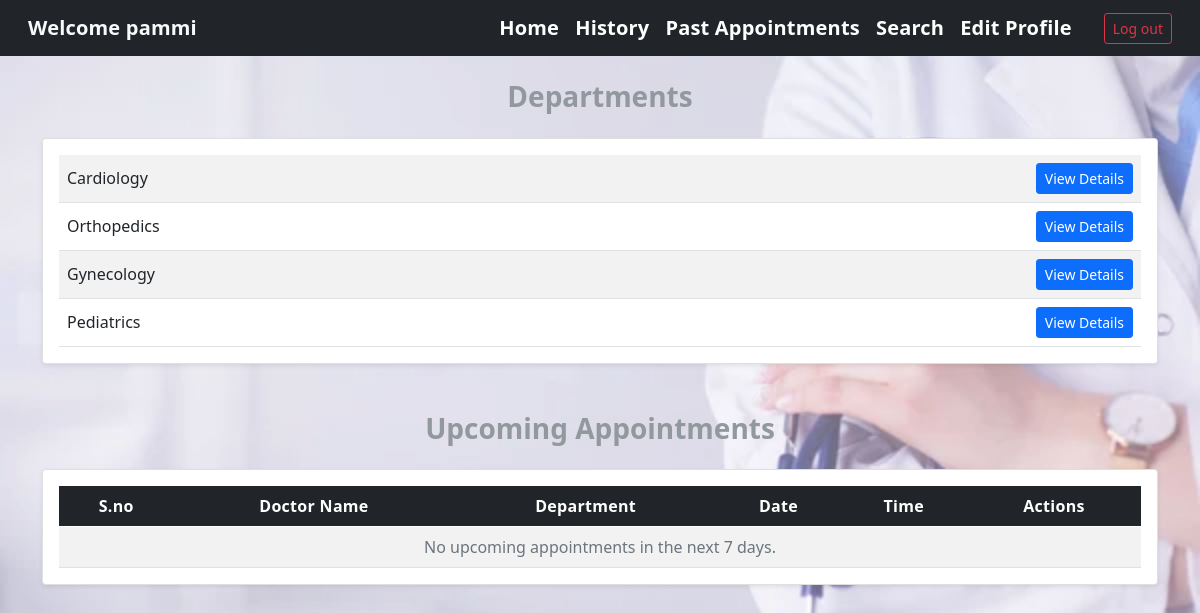
/patient/1/dashboard, run on the app's committed database.
### models.py (models this page shows)
class Patient(db.Model):
    __tablename__ = "patient"
    id = db.Column(db.Integer, primary_key=True)
    email = db.Column(db.String(120), unique=True, nullable=False)
    username = db.Column(db.String(80), unique=True, nullable=False)
    name = db.Column(db.String(80), nullable=False)
    password = db.Column(db.String(255), nullable=False)
    age = db.Column(db.Integer, nullable=False)
    gender = db.Column(db.String(10), nullable=False)
    is_blacklisted = db.Column(db.Boolean, default=False, nullable=False)
    appointments = db.relationship("Appointment", backref="patient", lazy=True)

class Department(db.Model):
    __tablename__ = "department"
    id = db.Column(db.Integer, primary_key=True)
    name = db.Column(db.String(80), unique=True, nullable=False)
    overview = db.Column(db.Text, nullable=False)
    doctors = db.relationship("Doctor", backref="department", lazy=True)

### app.py (the view)
@app.route("/patient/<int:patient_id>/dashboard")
def patient_dashboard(patient_id):
    patient = Patient.query.get_or_404(patient_id)
    if patient.is_blacklisted:
        session.clear()
        flash("Your account has been disabled. Please contact admin.", "danger")
        return redirect("/login")
    departments = Department.query.all()
    today = date.today()
    seven_days_later = today + timedelta(days=7)
    appointments = (
        Appointment.query
        .filter(
            Appointment.patient_id == patient_id,
            Appointment.date >= today,
            Appointment.date <= seven_days_later,
            Appointment.status.in_(["Booked", "Cancelled", "Completed"])
        )
        .order_by(Appointment.date, Appointment.start_time)
        .all()
    )
    return render_template(
        "patient_dashboard.html",
        patient=patient,
        departments=departments,
        appointments=appointments,
    )

### templates/patient_dashboard.html (shortened to what this page needs)
<!DOCTYPE html>
<html lang="en">
  <head>
    <link rel="stylesheet" href="/static/css/style.css" />
    <link
      href="https://cdn.jsdelivr.net/npm/bootstrap@5.0.2/dist/css/bootstrap.min.css"
      rel="stylesheet"
    />
  </head>
  <body class="bg-light">
    <nav class="navbar navbar-dark bg-dark px-3">
      <div class="container-fluid d-flex justify-content-between align-items-center">
        <span class="navbar-brand fw-bold text-light">
          Welcome {{ patient.name }}
        </span>
        <div class="d-flex align-items-center">
          <a href="/patient/{{ patient.id }}/dashboard" class="navbar-brand">Home</a>
          <a href="/patient/{{ patient.id }}/history" class="navbar-brand">History</a>
          <a href="/patient/{{ patient.id }}/appointments/past" class="navbar-brand">Past Appointments</a>
          <a href="/patient/{{ patient.id }}/search" class="navbar-brand">Search</a>
          <a href="/patient/{{ patient.id }}/profile/edit" class="navbar-brand">Edit Profile</a>
          <form action="/logout" method="post" class="ms-3 mb-0">
            <button type="submit" class="btn btn-outline-danger btn-sm">Log out</button>
          </form>
        </div>
      </div>
    </nav>
<div class="text my-4 text-center">
  <h3 class="fw-bold text-secondary">Departments</h3>
</div>
<div class="container mb-5">
  <div class="card shadow-sm">
    <div class="card-body">
      <table class="table table-striped table-hover align-middle mb-0">
        <tbody>
        {% for department in departments %}
          <tr>
            <td>{{ department.name }}</td>
            <td class="text-end">
              <a href="/patient/{{ patient.id }}/departments/{{ department.id }}" class="btn btn-primary btn-sm">
                View Details
              </a>
            </td>
          </tr>
        {% endfor %}
        </tbody>
      </table>
    </div>
  </div>
</div>
<div class="text-center my-4">
  <h3 class="fw-bold text-secondary">Upcoming Appointments</h3>
</div>
<div class="container mb-5">
  <div class="card shadow-sm">
    <div class="card-body">
      <div class="table-responsive table-scroll">
        <table class="table table-striped table-hover align-middle mb-0 text-center">
          <thead class="table-dark">
            <tr>
              <th>S.no</th>
              <th>Doctor Name</th>
              <th>Department</th>
              <th>Date</th>
              <th>Time</th>
              <th>Actions</th>
            </tr>
          </thead>
          <tbody>
            {% if appointments %}
              {% for appt in appointments %}
              <tr>
                <td>{{ loop.index }}</td>
                <td>{{ appt.doctor.name }}</td>
                <td>{{ appt.doctor.department.name }}</td>
                <td>{{ appt.date.strftime("%d-%m-%Y") }}</td>
                <td>
                  {{ appt.start_time.strftime("%I:%M %p") }} -
                  {{ appt.end_time.strftime("%I:%M %p") }}
                </td>
<td>
  {% if appt.status == 'Cancelled' %}
    <span class="text-danger fw-bold">Cancelled</span>
  {% elif appt.status == 'Completed' %}
    <span class="text-success fw-bold">Completed</span>
  {% else %}
    <form action="/patient/appointments/{{ appt.id }}/cancel" method="post" style="display:inline;">
      <button type="submit" class="btn btn-sm btn-outline-danger">Cancel</button>
    </form>
  {% endif %}
</td>
              </tr>
              {% endfor %}
            {% else %}
              <tr>
                <td colspan="6" class="text-muted">
                  No upcoming appointments in the next 7 days.
                </td>
              </tr>
            {% endif %}
          </tbody>
        </table>
      </div>
    </div>
  </div>
</div>
</body>
</html>

### static/css/style.css (style rules this page uses)
body { background: url('/static/images/hosp.jpg') no-repeat center center fixed; background-size: cover; font-family: Arial, Helvetica, sans-serif; min-height: 100vh; color: #212529; }
body::before { content: ""; position: fixed; inset: 0; background: rgba(255, 255, 255, 0.25); pointer-events: none; }
.card { border-radius: 12px; box-shadow: 0 6px 18px rgba(0,0,0,0.08); }
.form-control, .form-select, .btn { border-radius: 10px; }
.navbar .navbar-brand { font-weight: 600; letter-spacing: 0.2px; }
.table thead.table-dark th { letter-spacing: 0.3px; }

### data on the page
Patient: name "pammi"
Department: name "Cardiology"
Department: name "Orthopedics"
Department: name "Gynecology"
Department: name "Pediatrics"
